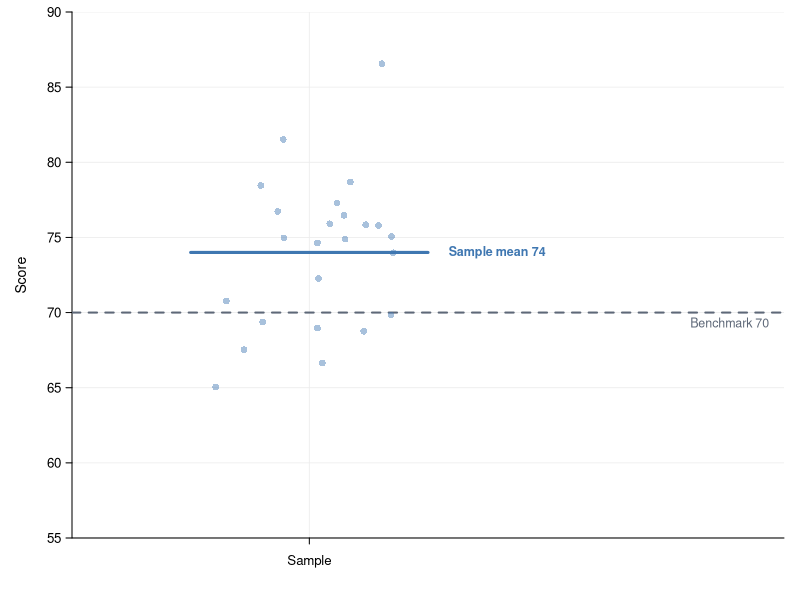
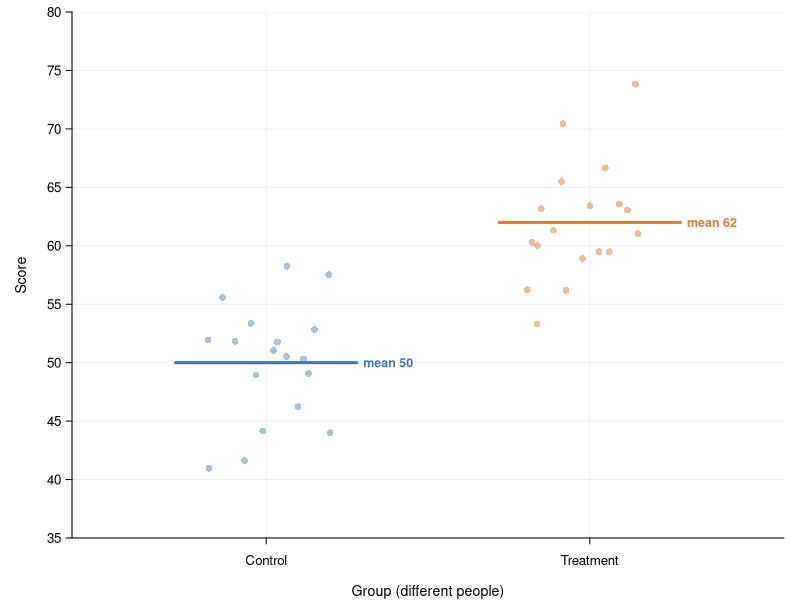
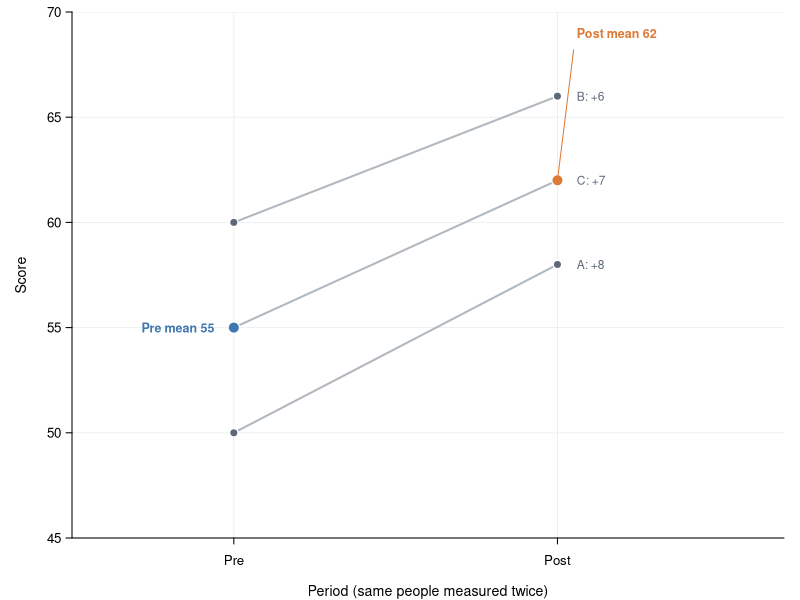
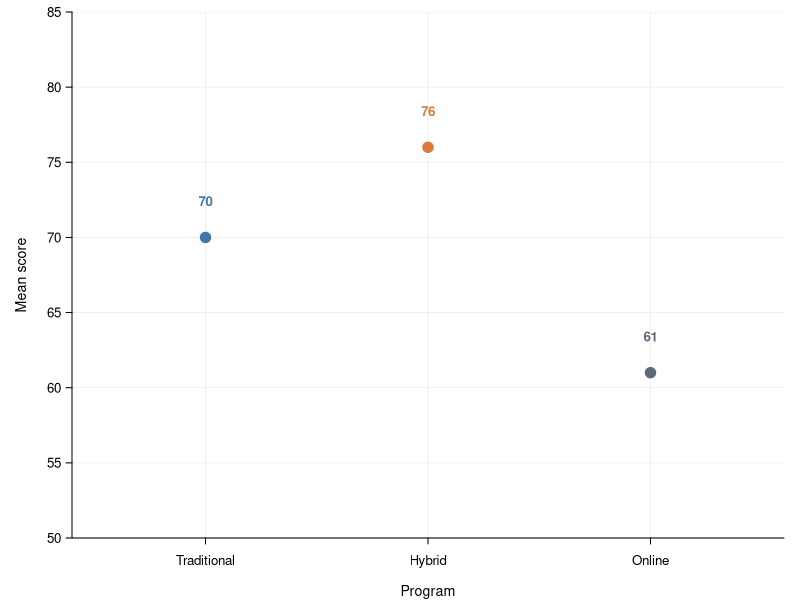
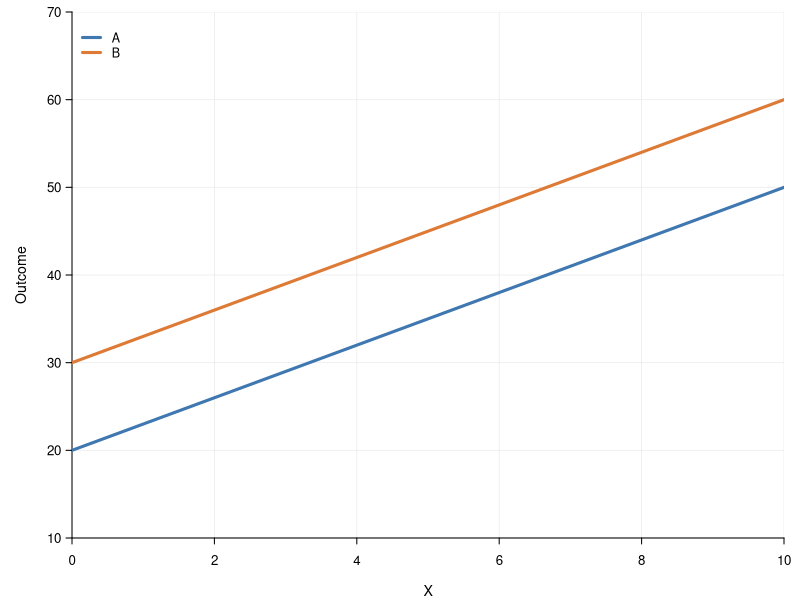
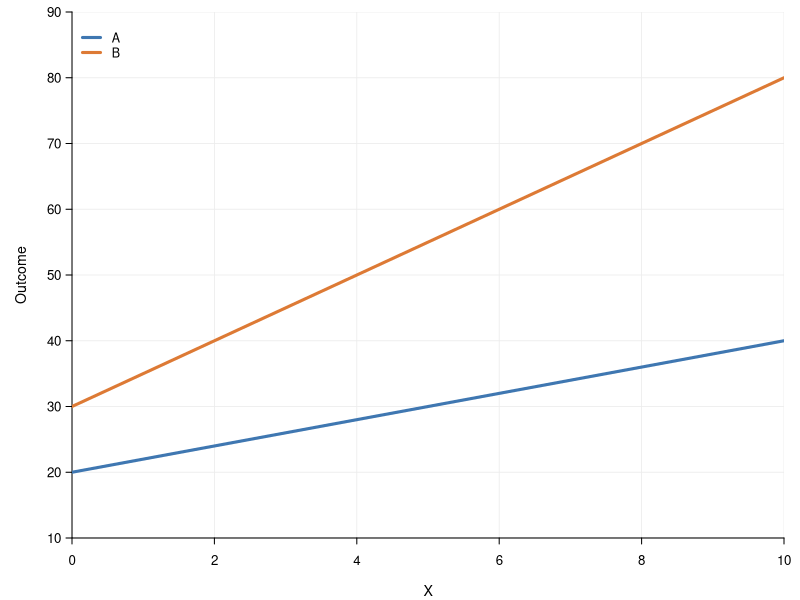
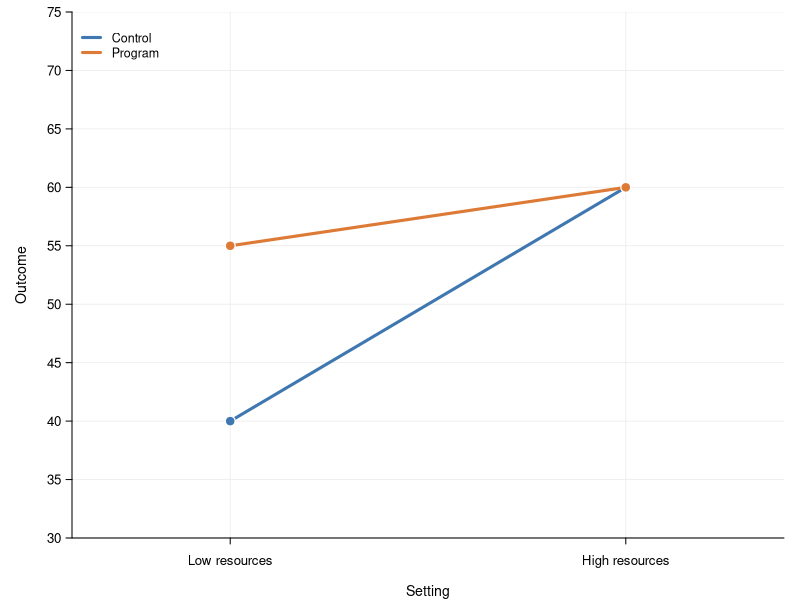
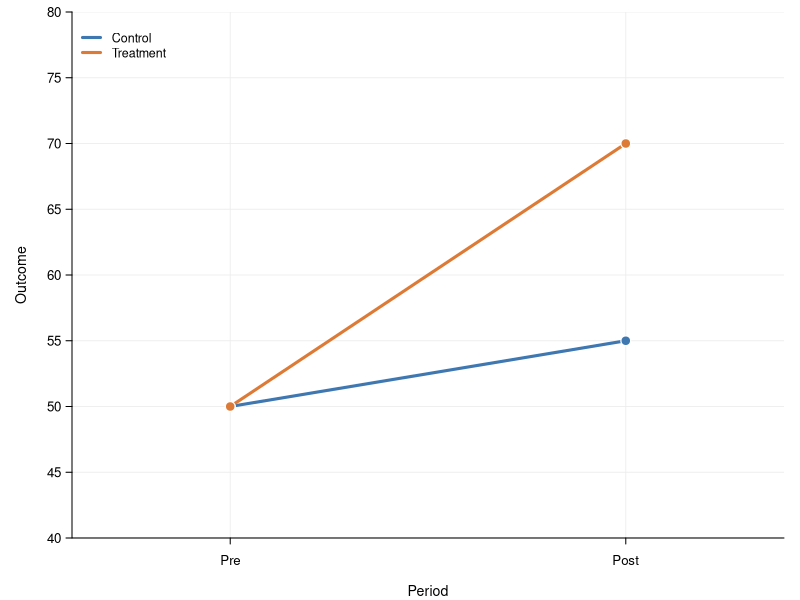

Write the R code that produced these figures, in order.
## ---- chunk 1
knitr::opts_chunk$set(
  echo = FALSE, message = FALSE, warning = FALSE,
  dev = "png", dpi = 200, fig.retina = 1,
  fig.width = 6.5, fig.height = 3
)

# ---- palette and plot scaffolding --------------------------------------------

blue   <- "#3f77b1"
orange <- "#dd7a35"
slate  <- "#5e6878"
red    <- "#b23a48"
light  <- "#b1b8bf"
gridc  <- "#ececec"

fig_par <- function() {
  par(mar = c(3.1, 3.6, 0.6, 0.8), mgp = c(2.1, 0.55, 0), las = 1,
      tcl = -0.3, cex.axis = 0.8, cex.lab = 0.85, bty = "l")
}

# Empty plot with light gridlines, left/bottom axes only.
# Pass xat + xlabels for a categorical x-axis.
fig_frame <- function(xlim, ylim, xlab, ylab, yat = pretty(ylim),
                      xat = NULL, xlabels = NULL) {
  fig_par()
  plot(NA, xlim = xlim, ylim = ylim, xlab = xlab, ylab = ylab,
       axes = FALSE, xaxs = "i", yaxs = "i")
  abline(h = yat, col = gridc, lwd = 0.8)
  if (is.null(xlabels)) {
    xt <- pretty(xlim)
    abline(v = xt, col = gridc, lwd = 0.8)
    axis(1, at = xt, lwd = 0, lwd.ticks = 1)
  } else {
    abline(v = xat, col = gridc, lwd = 0.8)
    axis(1, at = xat, labels = xlabels, lwd = 0, lwd.ticks = 1)
  }
  axis(2, at = yat, lwd = 0, lwd.ticks = 1)
  box(bty = "l")
}

dot <- function(x, y, col, cex = 1.5) {
  points(x, y, pch = 21, bg = col, col = "white", cex = cex, lwd = 1.2)
}

legend_tl <- function(labels, cols, lty = 1, lwd = 3, pch = NA, pt.bg = NA) {
  legend("topleft", legend = labels, col = cols, lty = lty, lwd = lwd,
         pch = pch, pt.bg = pt.bg, bty = "n", cex = 0.75, seg.len = 1.6,
         inset = c(0.01, 0.02))
}

# Two categories joined by one line per group (2 x 2 designs).
two_by_two <- function(xlabels, xlab, ylim, series, cols) {
  fig_frame(c(0.6, 2.4), ylim, xlab, "Outcome", yat = seq(ylim[1], ylim[2], 5),
            xat = 1:2, xlabels = xlabels)
  for (i in seq_along(series)) {
    lines(1:2, series[[i]], col = cols[i], lwd = 3)
    dot(1:2, series[[i]], cols[i], cex = 1.3)
  }
  legend_tl(names(series), cols)
}

# ---- one function per figure -------------------------------------------------

fig_01a <- function() {
  set.seed(609)
  y <- 74 + as.vector(scale(rnorm(24))) * 5
  x <- runif(24, 0.65, 1.35)
  fig_frame(c(0.2, 2.6), c(55, 90), "", "Score", yat = seq(55, 90, 5),
            xat = 1, xlabels = "Sample")
  abline(h = 70, col = slate, lty = 2, lwd = 2)
  points(x, y, pch = 16, col = adjustcolor(blue, 0.45), cex = 0.9)
  segments(0.6, 74, 1.4, 74, col = blue, lwd = 3)
  text(1.47, 74, "Sample mean 74", adj = 0, cex = 0.75, col = blue, font = 2)
  text(2.55, 70, "Benchmark 70", adj = c(1, 1.5), cex = 0.75, col = slate)
}

fig_01b <- function() {
  set.seed(610)
  yc <- 50 + as.vector(scale(rnorm(18))) * 5
  yt <- 62 + as.vector(scale(rnorm(18))) * 5
  fig_frame(c(0.4, 2.6), c(35, 80), "Group (different people)", "Score",
            yat = seq(35, 80, 5), xat = 1:2, xlabels = c("Control", "Treatment"))
  points(runif(18, 0.8, 1.2), yc, pch = 16, col = adjustcolor(blue, 0.45), cex = 0.9)
  points(runif(18, 1.8, 2.2), yt, pch = 16, col = adjustcolor(orange, 0.5), cex = 0.9)
  segments(0.72, 50, 1.28, 50, col = blue, lwd = 3)
  segments(1.72, 62, 2.28, 62, col = orange, lwd = 3)
  text(1.3, 50, "mean 50", adj = 0, cex = 0.75, col = blue, font = 2)
  text(2.3, 62, "mean 62", adj = 0, cex = 0.75, col = orange, font = 2)
}

fig_01c <- function() {
  pre  <- c(A = 50, B = 60, C = 55)
  post <- c(A = 58, B = 66, C = 62)
  fig_frame(c(0.5, 2.7), c(45, 70), "Period (same people measured twice)", "Score",
            yat = seq(45, 70, 5), xat = 1:2, xlabels = c("Pre", "Post"))
  segments(1, pre, 2, post, col = light, lwd = 2)
  dot(rep(1, 3), pre, slate, cex = 1.1)
  dot(rep(2, 3), post, slate, cex = 1.1)
  text(2.06, post, paste0(names(post), ": +", post - pre), adj = 0, cex = 0.72, col = slate)
  dot(1, 55, blue)
  dot(2, 62, orange)
  text(0.94, 55, "Pre mean 55", adj = 1, cex = 0.75, col = blue, font = 2)
  text(2.06, 69, "Post mean 62", adj = 0, cex = 0.75, col = orange, font = 2)
  segments(2, 62, 2.05, 68.2, col = orange, lwd = 1)
}

fig_02 <- function() {
  m <- c(70, 76, 61)
  cols <- c(blue, orange, slate)
  fig_frame(c(0.4, 3.6), c(50, 85), "Program", "Mean score", yat = seq(50, 85, 5),
            xat = 1:3, xlabels = c("Traditional", "Hybrid", "Online"))
  dot(1:3, m, cols, cex = 1.7)
  text(1:3, m + 2.4, m, cex = 0.8, col = cols, font = 2)
}

fig_03 <- function() {
  fig_frame(c(0, 10), c(10, 70), "X", "Outcome", yat = seq(10, 70, 10))
  abline(20, 3, col = blue, lwd = 3)
  abline(30, 3, col = orange, lwd = 3)
  legend_tl(c("A", "B"), c(blue, orange))
}

fig_04 <- function() {
  fig_frame(c(0, 10), c(10, 90), "X", "Outcome", yat = seq(10, 90, 10))
  abline(20, 2, col = blue, lwd = 3)
  abline(30, 5, col = orange, lwd = 3)
  legend_tl(c("A", "B"), c(blue, orange))
}

fig_05 <- function() {
  two_by_two(c("Low resources", "High resources"), "Setting", c(30, 75),
             list(Control = c(40, 60), Program = c(55, 60)), c(blue, orange))
}

fig_06 <- function() {
  two_by_two(c("Pre", "Post"), "Period", c(40, 80),
             list(Control = c(50, 55), Treatment = c(50, 70)), c(blue, orange))
}

fig_07 <- function() {
  y <- c(20, 25, 30)
  cols <- c(slate, blue, orange)
  fig_frame(c(-0.5, 2.5), c(15, 35), "Doses received", "Mean outcome",
            yat = seq(15, 35, 5), xat = 0:2, xlabels = c("0", "1", "2"))
  lines(0:2, y, col = light, lwd = 2)
  dot(0:2, y, cols, cex = 1.7)
  text(0:2, y + 1.8, y, cex = 0.8, col = cols, font = 2)
  text(c(0.5, 1.5), c(22.5, 27.5), "+5", adj = c(-0.3, 1.6), cex = 0.75, col = slate)
}

fig_08 <- function() {
  fig_frame(c(-6, 6), c(5, 60), "Time relative to intervention", "Outcome",
            yat = seq(10, 60, 10))
  abline(v = 0, col = slate, lty = 2, lwd = 1.5)
  segments(-1, 18, 5, 30, col = light, lty = 3, lwd = 2)
  segments(-5, 10, -1, 18, col = blue, lwd = 3)
  segments(0, 30, 5, 55, col = orange, lwd = 3)
  dot(-1, 18, blue)
  dot(0, 30, orange)
  legend_tl(c("Before", "After", "Pre-trend extended"), c(blue, orange, light),
            lty = c(1, 1, 3), lwd = c(3, 3, 2))
}

fig_09 <- function() {
  fig_frame(c(-5, 5), c(25, 75), "Running variable minus cutoff", "Outcome",
            yat = seq(30, 70, 10))
  abline(v = 0, col = slate, lty = 2, lwd = 1.5)
  segments(-5, 30, 0, 40, col = blue, lwd = 3)
  segments(0, 50, 5, 70, col = orange, lwd = 3)
  dot(0, 40, blue)
  dot(0, 50, orange)
  legend_tl(c("Below", "Above"), c(blue, orange))
}

fig_10 <- function() {
  set.seed(1010)
  x  <- runif(70, 1, 9)
  y  <- 10 + 4 * x + rnorm(70, 0, 3)
  y0 <- 30 + rnorm(16, 0, 2.5)
  fig_frame(c(-0.8, 10), c(0, 55), "Fundraising expense", "Donations",
            yat = seq(0, 50, 10))
  abline(v = 0, col = slate, lty = 3, lwd = 1.5)
  points(x, y, pch = 16, col = adjustcolor(blue, 0.5), cex = 0.8)
  segments(0, 10, 9, 46, col = blue, lwd = 3)
  points(rep(0, 16), y0, pch = 16, col = adjustcolor(orange, 0.7), cex = 0.9)
}

fig_11 <- function() {
  set.seed(1111)
  xs <- runif(35, 1, 9); ys <- 10 + 3 * xs + rnorm(35, 0, 2.5)
  xl <- runif(35, 1, 9); yl <- 17 + 5 * xl + rnorm(35, 0, 2.5)
  y0 <- 30 + rnorm(16, 0, 2.5)
  fig_frame(c(-0.8, 10), c(0, 75), "Fundraising expense", "Donations",
            yat = seq(0, 70, 10))
  points(xs, ys, pch = 16, col = adjustcolor(blue, 0.45), cex = 0.8)
  points(xl, yl, pch = 16, col = adjustcolor(orange, 0.45), cex = 0.8)
  segments(0, 10, 9, 37, col = blue, lwd = 3)
  segments(0, 17, 9, 62, col = orange, lwd = 3)
  points(rep(0, 16), y0, pch = 16, col = adjustcolor(slate, 0.7), cex = 0.9)
  legend_tl(c("Small", "Large", "Zero X"), c(blue, orange, slate),
            lty = c(1, 1, NA), lwd = c(3, 3, NA), pch = c(NA, NA, 16))
}

covid_base <- function(ylim) {
  fig_frame(c(2013.5, 2027.8), ylim, "Year", "Outcome", yat = seq(ylim[1] + 5, ylim[2], 10),
            xat = seq(2014, 2026, 2), xlabels = seq(2014, 2026, 2))
  rect(2019.6, ylim[1], 2022.4, ylim[2], col = adjustcolor(slate, 0.1), border = NA)
  segments(2014, 50, 2027, 76, col = blue, lty = 2, lwd = 2)
  dot(2014:2019, 50 + 2 * (0:5), blue, cex = 1.2)
  dot(2020:2022, c(44, 42, 53), slate, cex = 1.3)
  lines(2023:2027, 77 + 2 * (0:4), col = orange, lwd = 3)
  dot(2023:2027, 77 + 2 * (0:4), orange, cex = 1.2)
}

fig_12 <- function() {
  covid_base(c(35, 90))
  legend_tl(c("Pre-COVID trend, extended", "Anomaly years", "Stable post period"),
            c(blue, slate, orange), lty = c(2, NA, 1), lwd = c(2, NA, 3),
            pch = c(NA, 16, NA))
}

fig_12b <- function() {
  covid_base(c(35, 100))
  lines(c(2023, 2027), c(77, 93), col = red, lwd = 3)
  legend_tl(c("Pre-COVID trend, extended", "Anomaly years", "Stable post period",
              "Alternative: steeper post slope"),
            c(blue, slate, orange, red), lty = c(2, NA, 1, 1), lwd = c(2, NA, 3, 3),
            pch = c(NA, 16, NA, NA))
}

fig_13 <- function() {
  two_by_two(c("Pre", "Post"), "Period", c(40, 80),
             list(A = c(50, 55), B = c(50, 70)), c(blue, orange))
}
## ---- chunk 2
fig_01a()
## ---- chunk 3
fig_01b()
## ---- chunk 4
fig_01c()
## ---- chunk 5
fig_02()
## ---- chunk 6
fig_03()
## ---- chunk 7
fig_04()
## ---- chunk 8
fig_05()
## ---- chunk 9
fig_06()
## ---- chunk 10
fig_07()
## ---- chunk 11
fig_08()
## ---- chunk 12
fig_09()
## ---- chunk 13
fig_10()
## ---- chunk 14
fig_11()
## ---- chunk 15
fig_12()
## ---- chunk 16
fig_12b()
## ---- chunk 17
fig_13()
## ---- chunk 18
fig_01a()
## ---- chunk 19
fig_01b()
## ---- chunk 20
fig_01c()
## ---- chunk 21
fig_02()
## ---- chunk 22
fig_03()
## ---- chunk 23
fig_04()
## ---- chunk 24
fig_05()
## ---- chunk 25
fig_06()
## ---- chunk 26
fig_07()
## ---- chunk 27
fig_08()
## ---- chunk 28
fig_09()
## ---- chunk 29
fig_10()
## ---- chunk 30
fig_11()
## ---- chunk 31
fig_12()
## ---- chunk 32
fig_12b()
## ---- chunk 33
fig_13()
